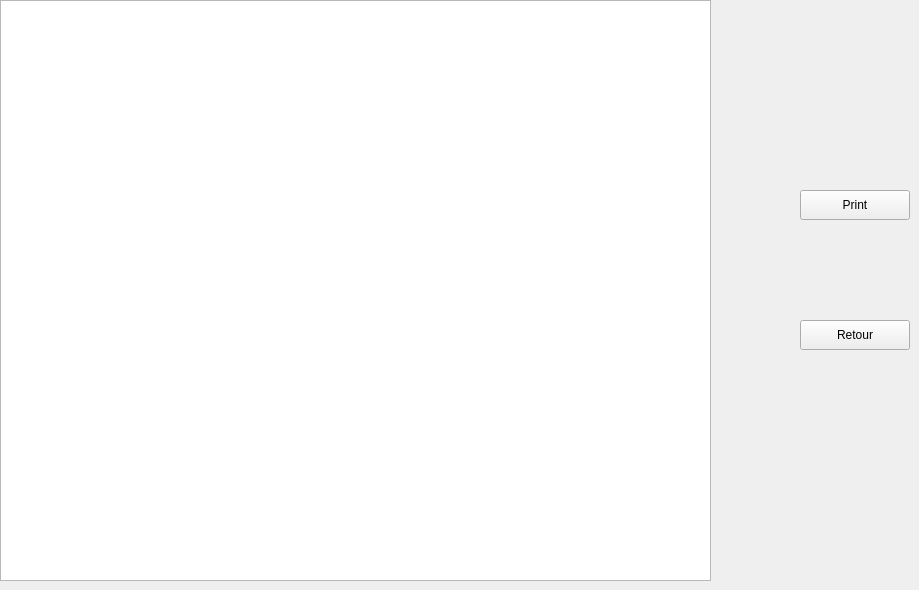
    <widget class="QWidget" name="Pdf">
     <attribute name="icon">
      <iconset resource="Resources.qrc">
       <normaloff>:/boutons/Bottons/Pdf.png</normaloff>:/boutons/Bottons/Pdf.png</iconset>
     </attribute>
     <attribute name="title">
      <string>Pdf</string>
     </attribute>
     <widget class="QTextEdit" name="pdf">
      <property name="geometry">
       <rect>
        <x>0</x>
        <y>0</y>
        <width>711</width>
        <height>581</height>
       </rect>
      </property>
     </widget>
     <widget class="QPushButton" name="pushButton_pdf">
      <property name="geometry">
       <rect>
        <x>800</x>
        <y>190</y>
        <width>110</width>
        <height>30</height>
       </rect>
      </property>
      <property name="text">
       <string>Print</string>
      </property>
      <property name="icon">
       <iconset resource="Resources.qrc">
        <normaloff>:/boutons/Bottons/Pdf.png</normaloff>:/boutons/Bottons/Pdf.png</iconset>
      </property>
     </widget>
     <widget class="QPushButton" name="pushButton_10">
      <property name="geometry">
       <rect>
        <x>800</x>
        <y>320</y>
        <width>110</width>
        <height>30</height>
       </rect>
      </property>
      <property name="text">
       <string>Retour</string>
      </property>
      <property name="icon">
       <iconset resource="Resources.qrc">
        <normaloff>:/boutons/Bottons/Retour.png</normaloff>:/boutons/Bottons/Retour.png</iconset>
      </property>
     </widget>
    </widget>
